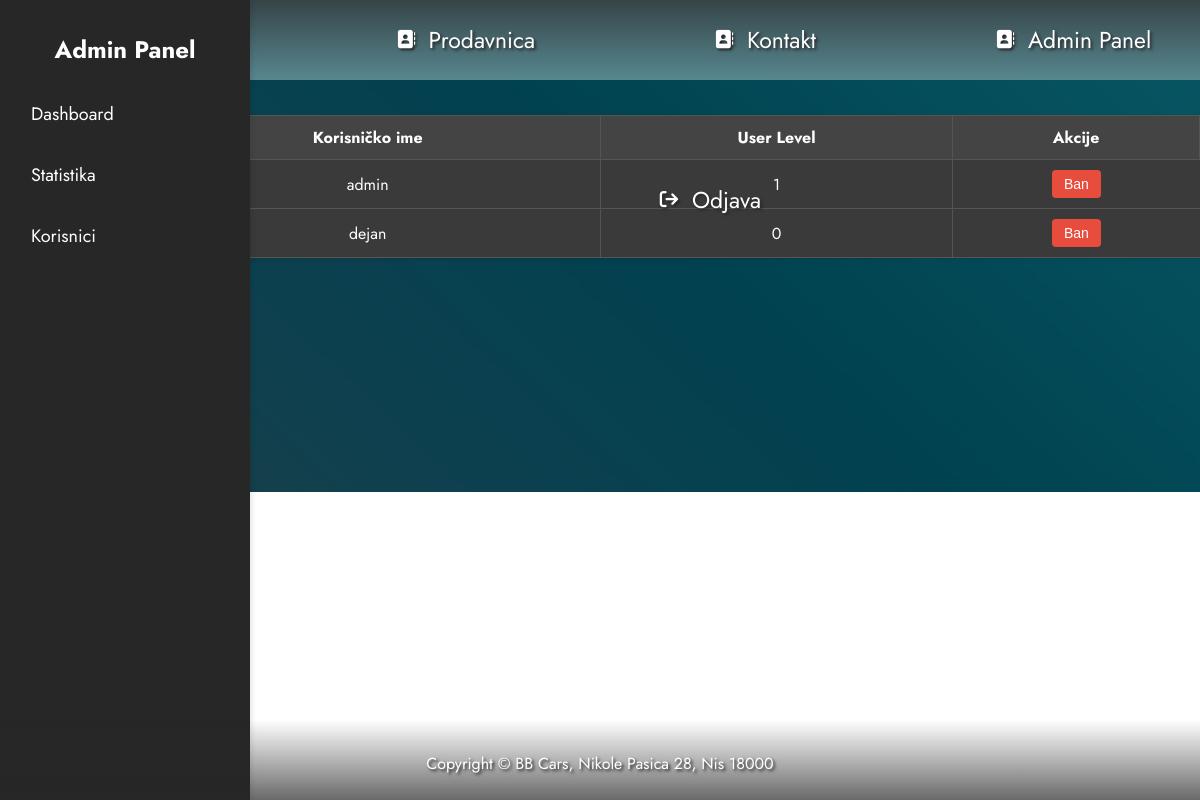
The app's page /index.php?module=korisnici (signed in) with its own data.
### tables this page shows
CREATE TABLE IF NOT EXISTS `users` (
  `id` int(11) unsigned NOT NULL AUTO_INCREMENT,
  `username` varchar(20) NOT NULL,
  `password` varchar(32) NOT NULL,
  `user_level` tinyint(1) NOT NULL,
  PRIMARY KEY (`id`),
  UNIQUE KEY `username` (`username`)
);

### core/functions-authorize.php (called while the page is built)
<?php
function is_admin() {
	return
		($_SESSION['login_status'] ?? '') == 1
		&& ($_SESSION['user_level'] ?? '') == USER_ADMIN
		? true : false;
}
?>

### modules/model-korisnici.php (called while the page is built, shortened)
<?php
require 'config.php';
$conn = new mysqli(
    $config['hostname'],
    $config['username'],
    $config['password'],
    $config['db_name']
);
$sql = "SELECT id, username, user_level FROM users";
$result = $conn->query($sql);
?>

### template/view-korisnici.php (the view, shortened to what this page needs)
<link rel="stylesheet" href="./public/css/index.css">
<div class="admin-panel">
    <aside class="sidebar">
        <h2>Admin Panel</h2>
        <nav>
            <ul>
            <?php if (is_admin()): ?>
                <li>
                    <a href="<?= URL_INDEX ?>?module=admin-panel">Dashboard</a>
                </li>
            <?php endif; ?>
            <?php if (is_admin()): ?>
                <li>
                    <a href="<?= URL_INDEX ?>?module=statistics">Statistika</a>
                </li>
            <?php endif; ?>
            <?php if (is_admin()): ?>
                <li>
                    <a href="<?= URL_INDEX ?>?module=korisnici">Korisnici</a>
                </li>
            <?php endif; ?>
            </ul>
        </nav>
    </aside>
<div>
<section class="sekcijaadmin">
        <h1>Korisnici</h1>
        <table class="korisnici-tabela">
            <thead>
                <tr>
                    <th>ID</th>
                    <th>Korisničko ime</th>
                    <th>User Level</th>
                    <th>Akcije</th>
                </tr>
            </thead>
            <tbody>
                <?php if ($result->num_rows > 0): ?>
                    <?php while ($row = $result->fetch_assoc()): ?>
                        <tr>
                            <td><?= htmlspecialchars($row['id']) ?></td>
                            <td><?= htmlspecialchars($row['username']) ?></td>
                            <td><?= htmlspecialchars($row['user_level']) ?></td>
                            <td>
                                <form method="post">
                                    <button type="submit" name="ban_user" class="ban-button">Ban</button>
                                </form>
                            </td>
                        </tr>
                    <?php endwhile; ?>
                <?php else: ?>
                    <tr>
                        <td colspan="4">Nema korisnika u bazi podataka.</td>
                    </tr>
                <?php endif; ?>
            </tbody>
        </table>
                </section>
    </div>

### public/css/style.css (style rules this page uses)
* { margin: 0; padding: 0; box-sizing: border-box; }
a { text-decoration: none; color: white; }
html { font-family: 'Jost', sans-serif; scroll-behavior: smooth; }
body { background-position: center; background-repeat: no-repeat; background-position: left; background-size: cover; }

### public/css/index.css (style rules this page uses)
body { background-image: url(../slike/bg1.jpg); }
table { border-collapse: collapse; margin: auto; text-align: center; }
td { border-right: 2px solid black; border-radius: 200%; padding: 0.5em 3em; }
td:last-child { border-right: none; }
* { box-sizing: border-box }
.sidebar { width: 250px; background-color: #272727; color: white; height: 100vh; position: fixed; top: 0; left: 0; padding: 2em 1em; box-shadow: 2px 0 5px rgba(0, 0, 0, 0.1); overflow-y: auto; }
.sidebar h2 { text-align: center; margin-bottom: 1em; font-size: 24px; }
.sidebar ul { list-style: none; padding: 0; }
.sidebar ul li { margin: 15px 0; }
.sidebar ul li a { color: white; text-decoration: none; font-size: 18px; padding: 10px 15px; display: block; border-radius: 5px; transition: 0.3s; }
table { width: 100%; border-collapse: collapse; background: #272727; color: white; box-shadow: 0 2px 5px rgba(0, 0, 0, 0.1); margin-bottom: 2em; }
.sekcijaadmin { padding-bottom: 50px; }
table thead { background-color: rgb(37, 118, 136); }
table th, table td { padding: 15px; text-align: left; border: 1px solid #444; }

### template/view-korisnici.php (style rules this page uses)
.korisnici-tabela { width: 100%; border-collapse: collapse; margin: 0 auto; background-color: #3a3a3a; color: #ffffff; }
.korisnici-tabela th, .korisnici-tabela td { border: 1px solid #555555; padding: 10px; text-align: left; }
.korisnici-tabela th { background-color: #444444; font-weight: bold; text-align: center; }
.korisnici-tabela td { text-align: center; }
.ban-button { background-color: #e74c3c; color: white; border: none; padding: 6px 12px; cursor: pointer; border-radius: 4px; font-size: 14px; }

### records on screen
users: username "admin", user_level "1"
users: username "dejan", user_level "0"
